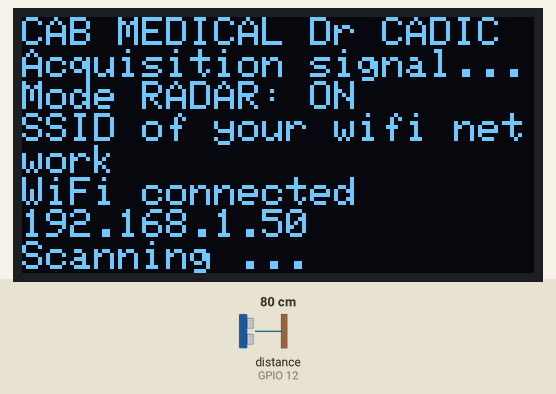
Bench run of a sketch on a simulated ESP8266 (NodeMCU). On the bench: 128×64 one-colour display. Wiring (inferred from the names in the program): ultrasonic range finder: trigger GPIO 14; echo GPIO 12. The inputs (shaded band) are chosen by the test bench; at power-on: distance to the obstacle (sensor on GPIO 12) 80 cm. The echo pulse lasts 58.3 µs per cm; WiFi joins after 1.5 s; servers stay silent unless stated; uploads are accepted with an empty reply.

Above: at 1.7 s.
At 3.2 s:
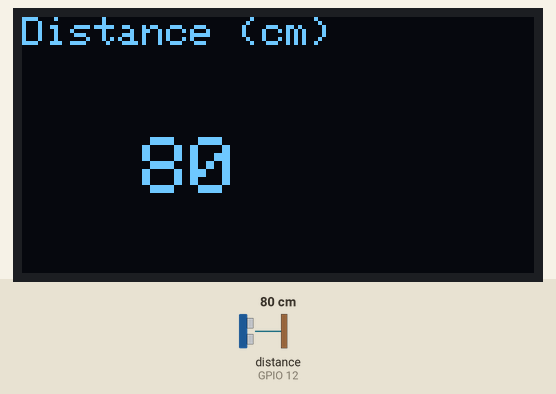
3.3 s: distance to the obstacle (sensor on GPIO 12) set to 54 cm
At 5.6 s:
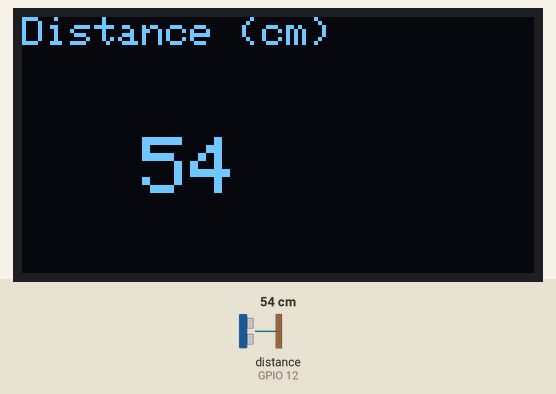
7.5 s: distance to the obstacle (sensor on GPIO 12) set to 46 cm
At 10.1 s:
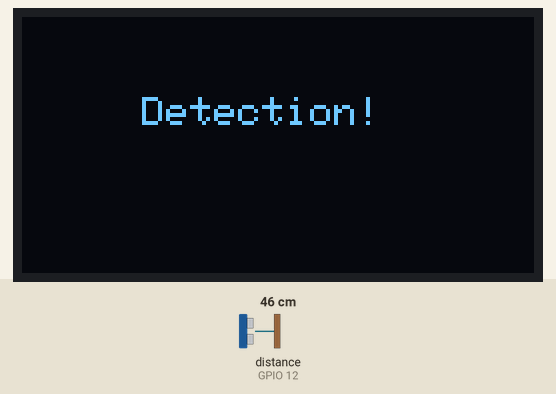
Timing chart, 0 to 11.6 s (numbered marks = the images above; inputs shaded):
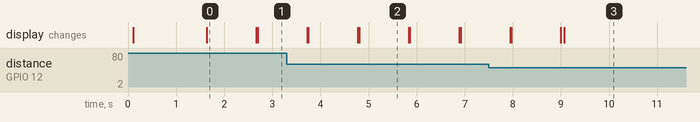

The sketch:

presenceCab.ino
```cpp
#include <SPI.h>
#include <Wire.h>
#include <Adafruit_GFX.h>
#include <Adafruit_SSD1306.h>
#include <ESP8266WiFi.h>

const char* ssid = "SSID of your wifi network";
const char* password = "*******";

// ip du serveur sarah
const char* host = "192.168.240.33";


// Definition des PIN pour le sonar ultrason
#define TRIGGER_PIN  14
#define ECHO_PIN     12

#define OLED_RESET LED_BUILTIN  //4
Adafruit_SSD1306 display(OLED_RESET);

#if (SSD1306_LCDHEIGHT != 64)
#error("Height incorrect, please fix Adafruit_SSD1306.h!");
#endif

void setup() {

  // initialize digital pin LED_BUILTIN as an output.
  pinMode(LED_BUILTIN, OUTPUT);

  //Serial.begin (9600);
  display.begin(SSD1306_SWITCHCAPVCC, 0x3C);

  // Clear the buffer.
  display.clearDisplay();
  display.display();

  display.setTextSize(1);
  display.setTextColor(WHITE);
  display.setCursor(0,0);
  display.println("CAB MEDICAL Dr CADIC");
  display.println("Acquisition signal...");
  display.println("Mode RADAR: ON");
  display.display();

// INIT du sonar
  pinMode(TRIGGER_PIN, OUTPUT);
  pinMode(ECHO_PIN, INPUT);
  pinMode(BUILTIN_LED, OUTPUT);

// connection au reseau WIFI
  display.println(ssid);
  display.display();
  WiFi.begin(ssid, password);
  while (WiFi.status() != WL_CONNECTED) {
    delay(500);
  }
  display.println("WiFi connected");
  display.println(WiFi.localIP());
  // Affichage de la distance
  display.println("Scanning ...");
  display.display();

}

int value = 0;

void loop() {
  // Code pour rechercher la rupture de distance
  long duration, distance;
  digitalWrite(TRIGGER_PIN, LOW);  // Added this line
  delayMicroseconds(2); // Added this line
  digitalWrite(TRIGGER_PIN, HIGH);
  delayMicroseconds(10); // Added this line
  digitalWrite(TRIGGER_PIN, LOW);
  duration = pulseIn(ECHO_PIN, HIGH);
  distance = (duration/2) / 29.1;
  //Serial.print(distance);
  //Serial.println(" cm");
  delay(1000);

  // Affichage de la distance
  display.clearDisplay();
  display.display();

  display.setTextSize(1);
  display.setCursor(0,0);
  display.println("Distance (cm)");

  display.setTextSize(2);
  display.setTextColor(WHITE);
  display.setCursor(30,30);
  display.println(distance);
  display.display();

  // Si distance < 50 alors on lance la synthèse vocale
  if (distance < 50) {
    display.clearDisplay();
    display.display();
    display.setTextSize(1);
    display.setCursor(30,20);
    display.println("Detection!");
    display.display();

  // ON lance la synthese vocale

  // Use WiFiClient class to create TCP connections
    WiFiClient client;
    const int httpPort = 8888;
      if (!client.connect(host, httpPort)) {
           display.clearDisplay();
           display.display();
           display.println("connection failed");
           display.display();
         return;
      }

    // We now create a URI for the request
   String url = "/?tts=bonjour.%20bienvenue%20au%20cabinet%20médical.%20la%20salle%20d%27attente%20est%20derrière%20vous.%20Merci%20d%27y%20patienter";

    //Serial.print("Requesting URL: ");
    //Serial.println(url);

    // This will send the request to the server
    client.print(String("GET ") + url + " HTTP/1.1\r\n" +
               "Host: " + host + "\r\n" +
               "Connection: close\r\n\r\n");
     unsigned long timeout = millis();

      while (client.available() == 0) {
       if (millis() - timeout > 5000) {
       display.println(">>> Client Timeout !");
       display.display();
       client.stop();
       return;
              }
      }

    // Read all the lines of the reply from server and print them to Serial
      while(client.available()){
      String line = client.readStringUntil('\r');
        //Serial.print(line);
        digitalWrite(LED_BUILTIN, LOW);    // turn the LED off by making the voltage LOW
        delay(10);                       // wait for a second

        digitalWrite(LED_BUILTIN, HIGH);   // turn the LED on (HIGH is the voltage level)
        delay(10);                       // wait for a second
  }

      //Serial.println();
      //Serial.println("closing connection");
      delay (10000);

  }


}
```

Measured:
- the behaviour switches between 50 and 49 cm on distance to the obstacle (sensor on GPIO 12) (found by bisection; images 2 and 3)
- after the input at 3.3 s, the display: first differs from a run without the input after 1.5 s (image 2)
- what the display in image 0 shows lasts 1.1 s, from 1.6 s to 2.7 s
